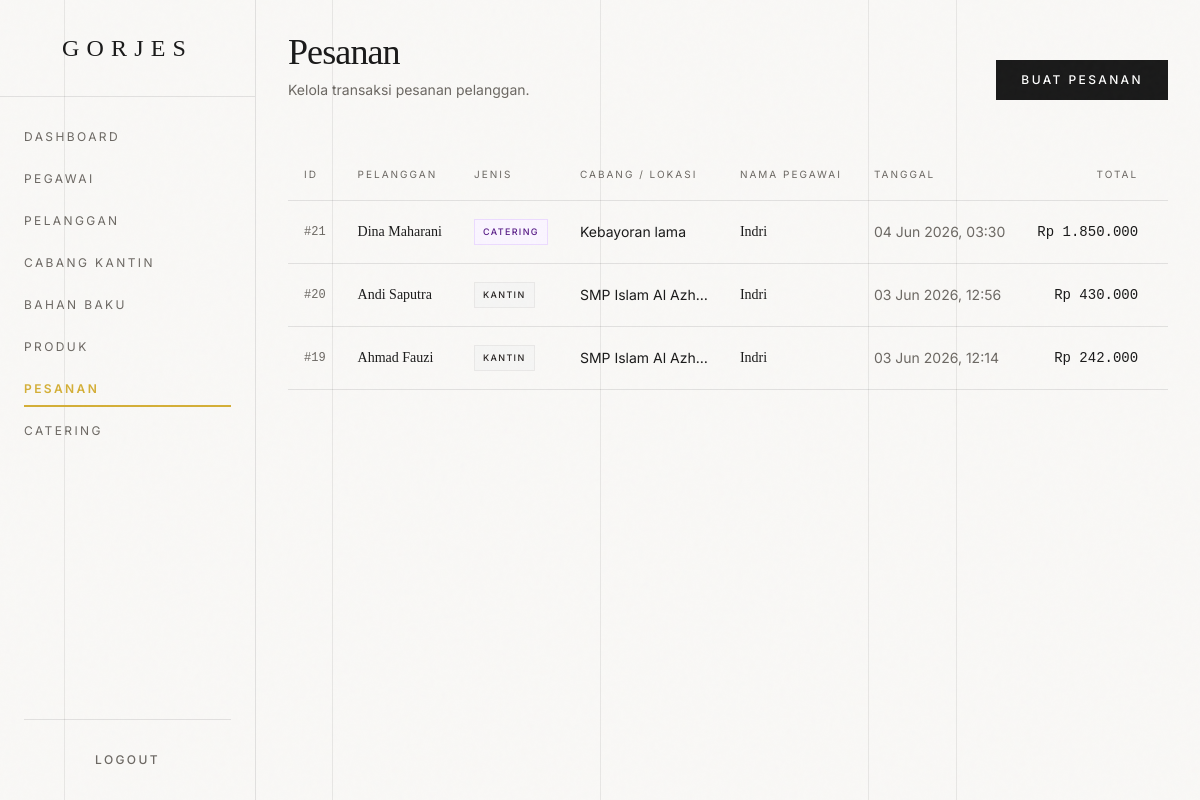
/dashboard/pesanan/pesananlihat.php (signed in), run on the app's committed database.
### tables this page shows
create table pesanan
(
    id_pesanan       int auto_increment
        primary key,
    tanggal_pesanan  datetime                    not null,
    status_pesanan   varchar(50)                 not null,
    total_harga      decimal(12, 2) default 0.00 null,
    jenis_pesanan    enum ('Kantin', 'Catering') not null,
    id_pelanggan     int                         not null,
    id_pegawai       int                         not null,
    id_cabang_kantin int                         null,
    id_catering      int                         null,
    catatan          text                        null,
    constraint fk_pesanan_cabang
        foreign key (id_cabang_kantin) references cabang_kantin (id_cabang_kantin)
            on update cascade on delete set null,
    constraint fk_pesanan_catering
        foreign key (id_catering) references catering (id_catering)
            on update cascade on delete set null,
    constraint fk_pesanan_pegawai
        foreign key (id_pegawai) references pegawai (id_pegawai)
            on update cascade,
    constraint fk_pesanan_pelanggan
        foreign key (id_pelanggan) references pelanggan (id_pelanggan)
            on update cascade
);

create table pelanggan
(
    id_pelanggan     int auto_increment
        primary key,
    nama_pelanggan   varchar(100) not null,
    no_telp          varchar(20)  null,
    alamat_pelanggan text         null
);

create table catering
(
    id_catering   int auto_increment
        primary key,
    tanggal_acara date not null,
    lokasi_acara  text not null
);

create table pegawai
(
    id_pegawai   int auto_increment
        primary key,
    nama_pegawai varchar(100) not null,
    jabatan      varchar(50)  null,
    password     varchar(255) not null,
    constraint uq_pegawai_nama unique (nama_pegawai)
);

create table cabang_kantin
(
    id_cabang_kantin int auto_increment
        primary key,
    nama_cabang      varchar(100) not null,
    alamat_cabang    text         null
);

### dashboard/pesanan/pesananlihat.php (the view, shortened to what this page needs)
<?php
include '../../layouts/config.php';
include '../../layouts/head.php';
include '../../layouts/menu.php';
$sql = "SELECT p.*, pel.nama_pelanggan, ck.nama_cabang, peg.nama_pegawai, cat.lokasi_acara
        FROM pesanan p
        LEFT JOIN pelanggan pel ON p.id_pelanggan = pel.id_pelanggan
        LEFT JOIN cabang_kantin ck ON p.id_cabang_kantin = ck.id_cabang_kantin
        LEFT JOIN pegawai peg ON p.id_pegawai = peg.id_pegawai
        LEFT JOIN catering cat ON p.id_catering = cat.id_catering
        ORDER BY p.id_pesanan DESC";
$result = mysqli_query($conn, $sql);
?>
<div class="mb-12 flex justify-between items-end relative z-10">
    <div>
        <h2 class="font-serif text-4xl tracking-tight mb-2">Pesanan</h2>
        <p class="text-sm text-luxury-mutedFg">Kelola transaksi pesanan pelanggan.</p>
    </div>
    <a href="pesanantambah.php"
        class="h-10 px-6 border border-[#1A1A1A] bg-[#1A1A1A] text-white text-xs tracking-[0.2em] uppercase font-medium flex items-center hover:bg-transparent hover:text-[#1A1A1A] transition-all duration-500">
        Buat Pesanan
    </a>
</div>
<div class="overflow-x-auto relative z-10">
    <table class="w-full text-left text-sm whitespace-nowrap">
        <thead>
            <tr class="border-b border-luxury-fg/10 uppercase text-[10px] tracking-[0.2em] text-luxury-mutedFg">
                <th class="py-4 px-4 font-normal">ID</th>
                <th class="py-4 px-4 font-normal">Pelanggan</th>
                <th class="py-4 px-4 font-normal">Jenis</th>
                <th class="py-4 px-4 font-normal">Cabang / Lokasi</th>
                <th class="py-4 px-4 font-normal">Nama Pegawai</th>
                <th class="py-4 px-4 font-normal">Tanggal</th>
                <th class="py-4 px-4 font-normal text-right">Total</th>
                <th class="py-4 px-4 font-normal">Status</th>
            </tr>
        </thead>
        <tbody>
            <?php while ($row = mysqli_fetch_assoc($result)): ?>
                <?php
                if ($row['jenis_pesanan'] === 'Catering') {
                    $jenisBadge = 'text-purple-900 bg-purple-50 border border-purple-200/80';
                } else {
                    $jenisBadge = 'text-stone-800 bg-stone-100 border border-stone-200/80';
                }
                if ($row['jenis_pesanan'] === 'Kantin') {
                    $lokasi = $row['nama_cabang'] ?? '-';
                } else {
                    $lokasi = $row['lokasi_acara'] ?? '-';
                }
                ?>
                <tr class="border-b border-[#1A1A1A]/10 hover:bg-[#F9F8F6] transition-colors duration-300">
                    <td class="py-4 px-4 font-mono text-xs text-luxury-mutedFg">#<?= htmlspecialchars($row['id_pesanan']) ?>
                    </td>
                    <td class="py-4 px-4 font-serif"><?= htmlspecialchars($row['nama_pelanggan'] ?? '-') ?></td>
                    <td class="py-4 px-4">
                        <span class="inline-block px-2 py-0.5 text-[9px] tracking-[0.15em] uppercase font-medium <?= $jenisBadge ?>">
                            <?= htmlspecialchars($row['jenis_pesanan']) ?>
                        </span>
                    </td>
                    <td class="py-4 px-4 text-sm max-w-[160px] truncate"><?= htmlspecialchars($lokasi) ?></td>
                    <td class="py-4 px-4 font-serif text-sm"><?= htmlspecialchars($row['nama_pegawai'] ?? '-') ?></td>
                    <td class="py-4 px-4 text-luxury-mutedFg text-sm">
                        <?= date('d M Y, H:i', strtotime($row['tanggal_pesanan'])) ?>
                    </td>
                    <td class="py-4 px-4 font-mono text-sm font-medium text-right tabular-nums">Rp
                        <?= number_format($row['total_harga'], 0, ',', '.') ?>
                    </td>
                    <td class="py-4 px-4">
                    </td>
                </tr>
            <?php endwhile; ?>
        </tbody>
    </table>
</div>
<?php
include '../../layouts/footer.php';
include '../../layouts/vendor-scripts.php';
?>

### layouts/head.php (style rules this page uses)
body { background-color: #F9F8F6; color: #1A1A1A; border-radius: 0px !important; }
* { border-radius: 0px !important; }
table { border-radius: 0; border-collapse: collapse; background: transparent; box-shadow: none; border: none; }
th, td { border-bottom: 1px solid rgba(26,26,26,0.1) !important; }
th { background: transparent; }

### data on the page
pesanan: id_pesanan "21", id_pelanggan.nama_pelanggan "Dina Maharani", jenis_pesanan "CATERING", id_catering.lokasi_acara "Kebayoran lama", id_pegawai.nama_pegawai "Indri", tanggal_pesanan "04 Jun 2026, 03:30", total_harga "1.850.000"
pesanan: id_pesanan "20", id_pelanggan.nama_pelanggan "Andi Saputra", jenis_pesanan "KANTIN", id_cabang_kantin.nama_cabang "SMP Islam Al Azh…", id_pegawai.nama_pegawai "Indri", tanggal_pesanan "03 Jun 2026, 12:56", total_harga "430.000"
pesanan: id_pesanan "19", id_pelanggan.nama_pelanggan "Ahmad Fauzi", jenis_pesanan "KANTIN", id_cabang_kantin.nama_cabang "SMP Islam Al Azh…", id_pegawai.nama_pegawai "Indri", tanggal_pesanan "03 Jun 2026, 12:14", total_harga "242.000"
